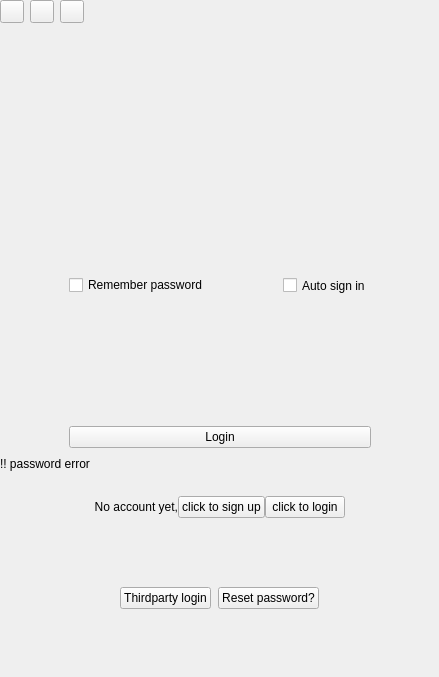
<?xml version="1.0" encoding="UTF-8"?>
<ui version="4.0">
 <class>wizLoginWidget</class>
 <widget class="QWidget" name="wizLoginWidget">
  <property name="geometry">
   <rect>
    <x>0</x>
    <y>0</y>
    <width>439</width>
    <height>677</height>
   </rect>
  </property>
  <property name="windowTitle">
   <string>Form</string>
  </property>
  <layout class="QVBoxLayout" name="verticalLayout_3">
   <property name="spacing">
    <number>0</number>
   </property>
   <property name="leftMargin">
    <number>0</number>
   </property>
   <property name="topMargin">
    <number>0</number>
   </property>
   <property name="rightMargin">
    <number>0</number>
   </property>
   <property name="bottomMargin">
    <number>0</number>
   </property>
   <item>
    <layout class="QHBoxLayout" name="layout_titleBar">
     <item>
      <widget class="QWidget" name="widget_titleBar" native="true">
       <property name="minimumSize">
        <size>
         <width>0</width>
         <height>0</height>
        </size>
       </property>
       <property name="autoFillBackground">
        <bool>false</bool>
       </property>
       <property name="styleSheet">
        <string notr="true"/>
       </property>
       <layout class="QHBoxLayout" name="horizontalLayout_7">
        <property name="leftMargin">
         <number>0</number>
        </property>
        <property name="topMargin">
         <number>0</number>
        </property>
        <property name="rightMargin">
         <number>0</number>
        </property>
        <property name="bottomMargin">
         <number>0</number>
        </property>
        <item>
         <layout class="QHBoxLayout" name="horizontalLayout">
          <property name="spacing">
           <number>6</number>
          </property>
          <item>
           <widget class="QToolButton" name="btn_close">
            <property name="text">
             <string/>
            </property>
           </widget>
          </item>
          <item>
           <widget class="QToolButton" name="btn_max">
            <property name="text">
             <string/>
            </property>
           </widget>
          </item>
          <item>
           <widget class="QToolButton" name="btn_min">
            <property name="text">
             <string/>
            </property>
           </widget>
          </item>
          <item>
           <spacer name="horizontalSpacer">
            <property name="orientation">
             <enum>Qt::Horizontal</enum>
            </property>
            <property name="sizeHint" stdset="0">
             <size>
              <width>40</width>
              <height>20</height>
             </size>
            </property>
           </spacer>
          </item>
         </layout>
        </item>
       </layout>
      </widget>
     </item>
    </layout>
   </item>
   <item>
    <widget class="QLabel" name="label_logo">
     <property name="minimumSize">
      <size>
       <width>0</width>
       <height>90</height>
      </size>
     </property>
     <property name="styleSheet">
      <string notr="true"/>
     </property>
     <property name="text">
      <string/>
     </property>
    </widget>
   </item>
   <item>
    <spacer name="verticalSpacer_8">
     <property name="orientation">
      <enum>Qt::Vertical</enum>
     </property>
     <property name="sizeHint" stdset="0">
      <size>
       <width>20</width>
       <height>50</height>
      </size>
     </property>
    </spacer>
   </item>
   <item>
    <spacer name="verticalSpacer_3">
     <property name="orientation">
      <enum>Qt::Vertical</enum>
     </property>
     <property name="sizeHint" stdset="0">
      <size>
       <width>20</width>
       <height>20</height>
      </size>
     </property>
    </spacer>
   </item>
   <item>
    <widget class="QStackedWidget" name="stackedWidget">
     <property name="minimumSize">
      <size>
       <width>0</width>
       <height>200</height>
      </size>
     </property>
     <property name="currentIndex">
      <number>0</number>
     </property>
     <widget class="QWidget" name="page">
      <layout class="QHBoxLayout" name="horizontalLayout_8">
       <item>
        <spacer name="horizontalSpacer_2">
         <property name="orientation">
          <enum>Qt::Horizontal</enum>
         </property>
         <property name="sizeHint" stdset="0">
          <size>
           <width>43</width>
           <height>20</height>
          </size>
         </property>
        </spacer>
       </item>
       <item>
        <layout class="QVBoxLayout" name="verticalLayout_2">
         <property name="spacing">
          <number>0</number>
         </property>
         <item>
          <layout class="QVBoxLayout" name="verticalLayout">
           <item>
            <widget class="CWizIconLineEditContainer" name="wgt_usercontainer" native="true">
             <property name="sizePolicy">
              <sizepolicy hsizetype="Preferred" vsizetype="Maximum">
               <horstretch>0</horstretch>
               <verstretch>0</verstretch>
              </sizepolicy>
             </property>
             <property name="minimumSize">
              <size>
               <width>0</width>
               <height>5</height>
              </size>
             </property>
            </widget>
           </item>
           <item>
            <widget class="CWizIconLineEditContainer" name="wgt_passwordcontainer" native="true">
             <property name="sizePolicy">
              <sizepolicy hsizetype="Preferred" vsizetype="Maximum">
               <horstretch>0</horstretch>
               <verstretch>0</verstretch>
              </sizepolicy>
             </property>
             <property name="minimumSize">
              <size>
               <width>0</width>
               <height>5</height>
              </size>
             </property>
            </widget>
           </item>
          </layout>
         </item>
         <item>
          <layout class="QHBoxLayout" name="horizontalLayout_2">
           <property name="spacing">
            <number>0</number>
           </property>
           <item>
            <widget class="QCheckBox" name="cbx_remberPassword">
             <property name="sizePolicy">
              <sizepolicy hsizetype="Maximum" vsizetype="Preferred">
               <horstretch>0</horstretch>
               <verstretch>0</verstretch>
              </sizepolicy>
             </property>
             <property name="maximumSize">
              <size>
               <width>16777215</width>
               <height>30</height>
              </size>
             </property>
             <property name="text">
              <string>Remember password</string>
             </property>
            </widget>
           </item>
           <item>
            <spacer name="horizontalSpacer_6">
             <property name="orientation">
              <enum>Qt::Horizontal</enum>
             </property>
             <property name="sizeHint" stdset="0">
              <size>
               <width>5</width>
               <height>33</height>
              </size>
             </property>
            </spacer>
           </item>
           <item>
            <widget class="QCheckBox" name="cbx_autologin">
             <property name="sizePolicy">
              <sizepolicy hsizetype="Maximum" vsizetype="Minimum">
               <horstretch>0</horstretch>
               <verstretch>0</verstretch>
              </sizepolicy>
             </property>
             <property name="maximumSize">
              <size>
               <width>16777215</width>
               <height>42</height>
              </size>
             </property>
             <property name="text">
              <string>Auto sign in</string>
             </property>
            </widget>
           </item>
          </layout>
         </item>
         <item>
          <spacer name="verticalSpacer">
           <property name="orientation">
            <enum>Qt::Vertical</enum>
           </property>
           <property name="sizeHint" stdset="0">
            <size>
             <width>20</width>
             <height>10</height>
            </size>
           </property>
          </spacer>
         </item>
         <item>
          <layout class="QHBoxLayout" name="horizontalLayout_3">
           <property name="spacing">
            <number>0</number>
           </property>
           <item>
            <widget class="CWizImageButton" name="btn_login">
             <property name="minimumSize">
              <size>
               <width>302</width>
               <height>0</height>
              </size>
             </property>
             <property name="text">
              <string>Login</string>
             </property>
            </widget>
           </item>
          </layout>
         </item>
        </layout>
       </item>
       <item>
        <spacer name="horizontalSpacer_3">
         <property name="orientation">
          <enum>Qt::Horizontal</enum>
         </property>
         <property name="sizeHint" stdset="0">
          <size>
           <width>42</width>
           <height>20</height>
          </size>
         </property>
        </spacer>
       </item>
      </layout>
     </widget>
     <widget class="QWidget" name="page_2">
      <layout class="QVBoxLayout" name="verticalLayout_8">
       <property name="spacing">
        <number>0</number>
       </property>
       <property name="leftMargin">
        <number>2</number>
       </property>
       <property name="topMargin">
        <number>0</number>
       </property>
       <property name="rightMargin">
        <number>2</number>
       </property>
       <property name="bottomMargin">
        <number>10</number>
       </property>
       <item>
        <layout class="QHBoxLayout" name="horizontalLayout_4">
         <property name="spacing">
          <number>0</number>
         </property>
         <item>
          <spacer name="horizontalSpacer_4">
           <property name="orientation">
            <enum>Qt::Horizontal</enum>
           </property>
           <property name="sizeHint" stdset="0">
            <size>
             <width>13</width>
             <height>10</height>
            </size>
           </property>
          </spacer>
         </item>
         <item>
          <layout class="QVBoxLayout" name="verticalLayout_6">
           <property name="spacing">
            <number>0</number>
           </property>
           <item>
            <layout class="QVBoxLayout" name="verticalLayout_5">
             <property name="spacing">
              <number>0</number>
             </property>
             <item>
              <widget class="LoginLineEdit" name="lineEdit_newUserName">
               <property name="minimumSize">
                <size>
                 <width>302</width>
                 <height>42</height>
                </size>
               </property>
               <property name="maximumSize">
                <size>
                 <width>302</width>
                 <height>16777215</height>
                </size>
               </property>
              </widget>
             </item>
             <item>
              <widget class="LoginLineEdit" name="lineEdit_newPassword">
               <property name="minimumSize">
                <size>
                 <width>302</width>
                 <height>42</height>
                </size>
               </property>
               <property name="maximumSize">
                <size>
                 <width>302</width>
                 <height>16777215</height>
                </size>
               </property>
              </widget>
             </item>
             <item>
              <widget class="LoginLineEdit" name="lineEdit_repaetPassword">
               <property name="minimumSize">
                <size>
                 <width>302</width>
                 <height>42</height>
                </size>
               </property>
               <property name="maximumSize">
                <size>
                 <width>302</width>
                 <height>16777215</height>
                </size>
               </property>
               <property name="toolTip">
                <string/>
               </property>
              </widget>
             </item>
            </layout>
           </item>
           <item>
            <spacer name="verticalSpacer_6">
             <property name="orientation">
              <enum>Qt::Vertical</enum>
             </property>
             <property name="sizeHint" stdset="0">
              <size>
               <width>301</width>
               <height>25</height>
              </size>
             </property>
            </spacer>
           </item>
           <item>
            <layout class="QVBoxLayout" name="verticalLayout_4">
             <property name="spacing">
              <number>0</number>
             </property>
             <item>
              <widget class="LoginButton" name="btn_singin">
               <property name="minimumSize">
                <size>
                 <width>302</width>
                 <height>46</height>
                </size>
               </property>
               <property name="maximumSize">
                <size>
                 <width>302</width>
                 <height>16777215</height>
                </size>
               </property>
               <property name="text">
                <string>Create Account</string>
               </property>
              </widget>
             </item>
            </layout>
           </item>
          </layout>
         </item>
         <item>
          <spacer name="horizontalSpacer_5">
           <property name="orientation">
            <enum>Qt::Horizontal</enum>
           </property>
           <property name="sizeHint" stdset="0">
            <size>
             <width>13</width>
             <height>10</height>
            </size>
           </property>
          </spacer>
         </item>
        </layout>
       </item>
      </layout>
     </widget>
    </widget>
   </item>
   <item>
    <widget class="QLabel" name="label_passwordError">
     <property name="text">
      <string>!! password error</string>
     </property>
    </widget>
   </item>
   <item>
    <widget class="QLabel" name="label_separator2">
     <property name="minimumSize">
      <size>
       <width>0</width>
       <height>25</height>
      </size>
     </property>
     <property name="maximumSize">
      <size>
       <width>16777215</width>
       <height>25</height>
      </size>
     </property>
     <property name="text">
      <string/>
     </property>
    </widget>
   </item>
   <item>
    <layout class="QHBoxLayout" name="horizontalLayout_5">
     <item>
      <spacer name="horizontalSpacer_10">
       <property name="orientation">
        <enum>Qt::Horizontal</enum>
       </property>
       <property name="sizeHint" stdset="0">
        <size>
         <width>10</width>
         <height>5</height>
        </size>
       </property>
      </spacer>
     </item>
     <item>
      <widget class="QLabel" name="label_noaccount">
       <property name="sizePolicy">
        <sizepolicy hsizetype="Maximum" vsizetype="Preferred">
         <horstretch>0</horstretch>
         <verstretch>0</verstretch>
        </sizepolicy>
       </property>
       <property name="text">
        <string>No account yet,</string>
       </property>
       <property name="alignment">
        <set>Qt::AlignRight|Qt::AlignTrailing|Qt::AlignVCenter</set>
       </property>
      </widget>
     </item>
     <item>
      <widget class="QPushButton" name="btn_changeToSignin">
       <property name="sizePolicy">
        <sizepolicy hsizetype="Maximum" vsizetype="Fixed">
         <horstretch>0</horstretch>
         <verstretch>0</verstretch>
        </sizepolicy>
       </property>
       <property name="text">
        <string>click to sign up</string>
       </property>
      </widget>
     </item>
     <item>
      <widget class="QPushButton" name="btn_changeToLogin">
       <property name="sizePolicy">
        <sizepolicy hsizetype="Maximum" vsizetype="Fixed">
         <horstretch>0</horstretch>
         <verstretch>0</verstretch>
        </sizepolicy>
       </property>
       <property name="text">
        <string>click to login</string>
       </property>
      </widget>
     </item>
     <item>
      <spacer name="horizontalSpacer_11">
       <property name="orientation">
        <enum>Qt::Horizontal</enum>
       </property>
       <property name="sizeHint" stdset="0">
        <size>
         <width>10</width>
         <height>5</height>
        </size>
       </property>
      </spacer>
     </item>
    </layout>
   </item>
   <item>
    <spacer name="verticalSpacer_2">
     <property name="orientation">
      <enum>Qt::Vertical</enum>
     </property>
     <property name="sizeHint" stdset="0">
      <size>
       <width>20</width>
       <height>40</height>
      </size>
     </property>
    </spacer>
   </item>
   <item>
    <layout class="QHBoxLayout" name="horizontalLayout_6">
     <item>
      <spacer name="horizontalSpacer_9">
       <property name="orientation">
        <enum>Qt::Horizontal</enum>
       </property>
       <property name="sizeHint" stdset="0">
        <size>
         <width>10</width>
         <height>5</height>
        </size>
       </property>
      </spacer>
     </item>
     <item>
      <widget class="QPushButton" name="btn_thridpart">
       <property name="sizePolicy">
        <sizepolicy hsizetype="Maximum" vsizetype="Fixed">
         <horstretch>0</horstretch>
         <verstretch>0</verstretch>
        </sizepolicy>
       </property>
       <property name="text">
        <string>Thirdparty login</string>
       </property>
      </widget>
     </item>
     <item>
      <widget class="QLabel" name="label_separator3">
       <property name="text">
        <string/>
       </property>
      </widget>
     </item>
     <item>
      <widget class="QPushButton" name="btn_fogetpass">
       <property name="sizePolicy">
        <sizepolicy hsizetype="Maximum" vsizetype="Fixed">
         <horstretch>0</horstretch>
         <verstretch>0</verstretch>
        </sizepolicy>
       </property>
       <property name="text">
        <string>Reset password?</string>
       </property>
      </widget>
     </item>
     <item>
      <spacer name="horizontalSpacer_8">
       <property name="orientation">
        <enum>Qt::Horizontal</enum>
       </property>
       <property name="sizeHint" stdset="0">
        <size>
         <width>10</width>
         <height>5</height>
        </size>
       </property>
      </spacer>
     </item>
    </layout>
   </item>
   <item>
    <spacer name="verticalSpacer_5">
     <property name="orientation">
      <enum>Qt::Vertical</enum>
     </property>
     <property name="sizeHint" stdset="0">
      <size>
       <width>20</width>
       <height>10</height>
      </size>
     </property>
    </spacer>
   </item>
  </layout>
 </widget>
 <customwidgets>
  <customwidget>
   <class>LoginButton</class>
   <extends>QPushButton</extends>
   <header>wizLoginWidget.h</header>
  </customwidget>
  <customwidget>
   <class>LoginLineEdit</class>
   <extends>QLineEdit</extends>
   <header>wizLoginWidget.h</header>
  </customwidget>
  <customwidget>
   <class>CWizIconLineEditContainer</class>
   <extends>QWidget</extends>
   <header>wizLoginWidget.h</header>
   <container>1</container>
  </customwidget>
  <customwidget>
   <class>CWizImageButton</class>
   <extends>QPushButton</extends>
   <header>wizLoginWidget.h</header>
  </customwidget>
 </customwidgets>
 <resources/>
 <connections/>
</ui>
